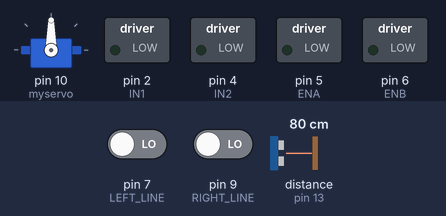
This sketch was run on a simulated Arduino Uno, built with avr-gcc and run on an emulated ATmega328P. Parts: servo, switched loads named in the sketch (green lamp = pin HIGH). The test bench sets the inputs (shaded band); at power-on: pin 7 (LEFT_LINE) LOW, distance to the obstacle (sensor on pin 13) 80 cm, pin 9 (RIGHT_LINE) LOW. The echo pulse lasts 58.3 µs per cm; pins used as bus, display or sensor lines are not drawn.

Above: at 1.2 s.
1.3 s: pin 7 (LEFT_LINE) driven HIGH
At 1.8 s:
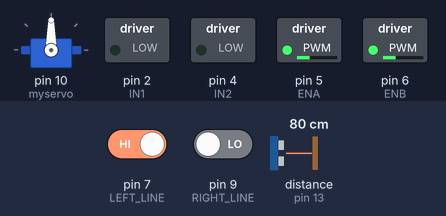
2.8 s: pin 7 (LEFT_LINE) driven LOW
At 4.0 s:
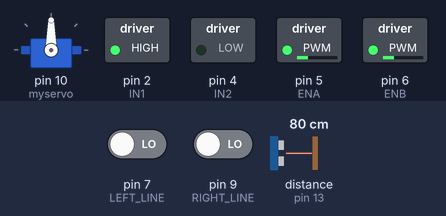
4.3 s: distance to the obstacle (sensor on pin 13) set to 32 cm
5.8 s: distance to the obstacle (sensor on pin 13) set to 28 cm
At 6.3 s:
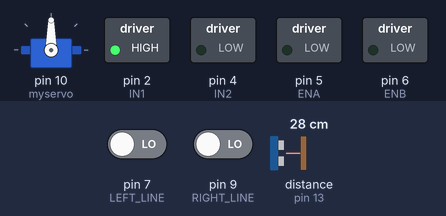
7.3 s: distance to the obstacle (sensor on pin 13) set to 35 cm
At 8.5 s:
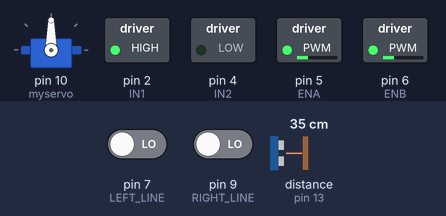
8.8 s: pin 9 (RIGHT_LINE) driven HIGH
At 9.7 s:
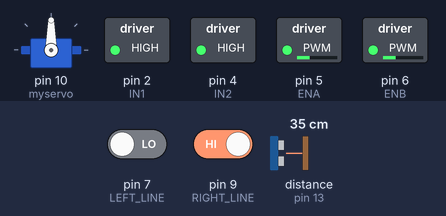
Timing chart, 0 to 22.9 s (numbered marks = the images above; inputs shaded):
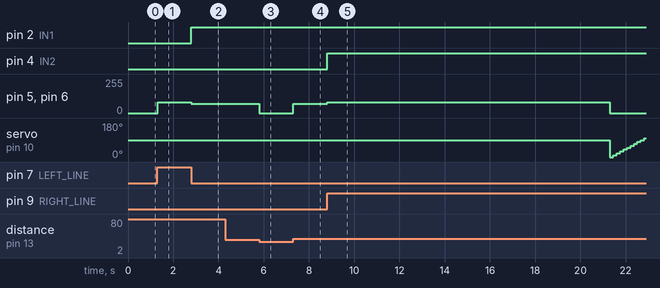

The sketch:

Ultrasonic_Sensor.ino
```cpp
#include <Servo.h>

Servo myservo;

// -------- Pins --------
#define TRIG 12
#define ECHO 13

#define LEFT_LINE 7
#define RIGHT_LINE 9

#define ENA 5
#define ENB 6
#define IN1 2
#define IN2 4

// -------- Constants --------
#define ONE_FOOT 30      // 30 cm
#define THREE_INCH 8     // 8 cm

// -------- Ultrasonic --------
float checkdistance() {
  digitalWrite(TRIG, LOW);
  delayMicroseconds(2);
  digitalWrite(TRIG, HIGH);
  delayMicroseconds(10);
  digitalWrite(TRIG, LOW);
  return pulseIn(ECHO, HIGH) / 58.0;
}

// -------- Motor Controls --------
void stopMotors() {
  analogWrite(ENA, 0);
  analogWrite(ENB, 0);
}

void forward(int spd) {
  digitalWrite(IN1, HIGH);
  digitalWrite(IN2, LOW);
  analogWrite(ENA, spd);
  analogWrite(ENB, spd);
}

void turnLeft(int spd) {
  digitalWrite(IN1, LOW);
  digitalWrite(IN2, LOW);
  analogWrite(ENA, spd);
  analogWrite(ENB, spd);
}

void turnRight(int spd) {
  digitalWrite(IN1, HIGH);
  digitalWrite(IN2, HIGH);
  analogWrite(ENA, spd);
  analogWrite(ENB, spd);
}

// -------- Line Detection --------
bool scanForLine() {
  unsigned long t = millis();
  while (millis() - t < 5000) {
    if (digitalRead(LEFT_LINE) == 1 || digitalRead(RIGHT_LINE) == 1) {
      return true;
    }
  }
  return false;
}

// -------- Line Tracing --------
void lineTraceWithObstacle() {
  unsigned long t = millis();

  while (millis() - t < 20000) {

    float dist = checkdistance();

    if (dist <= ONE_FOOT) {
      stopMotors(); // stop if obstacle within 1 foot
      continue;
    }

    int left = digitalRead(LEFT_LINE);
    int right = digitalRead(RIGHT_LINE);
    int black = 1;

    if (left != black && right != black) {
      forward(70);
    }
    else if (left == black && right != black) {
      turnLeft(80);
    }
    else if (left != black && right == black) {
      turnRight(80);
    }
    else {
      stopMotors();
    }
  }
}

// -------- Roaming Mode (1 min) --------
void roamAvoidObstacle() {
  unsigned long t = millis();

  while (millis() - t < 60000) {

    float dist = checkdistance();

    if (dist <= THREE_INCH) {
      stopMotors();
      delay(200);

      // quick scan left & right
      myservo.write(160);
      delay(300);
      float leftD = checkdistance();

      myservo.write(20);
      delay(300);
      float rightD = checkdistance();

      myservo.write(90);

      if (leftD > rightD) {
        turnLeft(90);
      } else {
        turnRight(90);
      }
      delay(400);
    }
    else {
      forward(70);
    }
  }
}

// -------- Object Tracking --------
void trackObject() {

  while (true) {

    float closest = 1000;
    int bestAngle = 90;

    for (int angle = 0; angle <= 180; angle += 10) {
      myservo.write(angle);
      delay(150);
      float d = checkdistance();

      if (d <= ONE_FOOT && d < closest) {
        closest = d;
        bestAngle = angle;
      }
    }

    if (closest <= ONE_FOOT) {
      myservo.write(bestAngle);
    } else {
      myservo.write(90);
    }
  }
}

// -------- Setup --------
void setup() {

  pinMode(TRIG, OUTPUT);
  pinMode(ECHO, INPUT);

  pinMode(LEFT_LINE, INPUT);
  pinMode(RIGHT_LINE, INPUT);

  pinMode(ENA, OUTPUT);
  pinMode(ENB, OUTPUT);
  pinMode(IN1, OUTPUT);
  pinMode(IN2, OUTPUT);

  myservo.attach(10);
  myservo.write(90);

  stopMotors();
}

// -------- Main --------
void loop() {

  bool lineFound = scanForLine();

  if (lineFound) {
    lineTraceWithObstacle();
    stopMotors();
    trackObject(); // final stage
  }
  else {
    roamAvoidObstacle();
    stopMotors();
  }

  while (1); // end program
}
```

Measured:
- the behaviour switches between 30 and 29 cm on distance to the obstacle (sensor on pin 13) (found by bisection; images 2 and 3)
- after the input at 1.3 s, pin 5 (ENA), pin 6 (ENB): 0/255 → 80/255 at once
- after the input at 2.8 s, pin 2 (IN1): LOW → HIGH at once; pin 5 (ENA), pin 6 (ENB): 80/255 → 70/255 at once
- after the input at 4.3 s, every drawn part: stays the same
- after the input at 5.8 s, pin 5 (ENA), pin 6 (ENB): 70/255 → 0/255 at once
- after the input at 7.3 s, pin 5 (ENA), pin 6 (ENB): 0/255 → 70/255 at once
- after the input at 8.8 s, pin 4 (IN2): LOW → HIGH at once; pin 5 (ENA), pin 6 (ENB): 70/255 → 80/255 at once, → 0/255 12.5 s later
